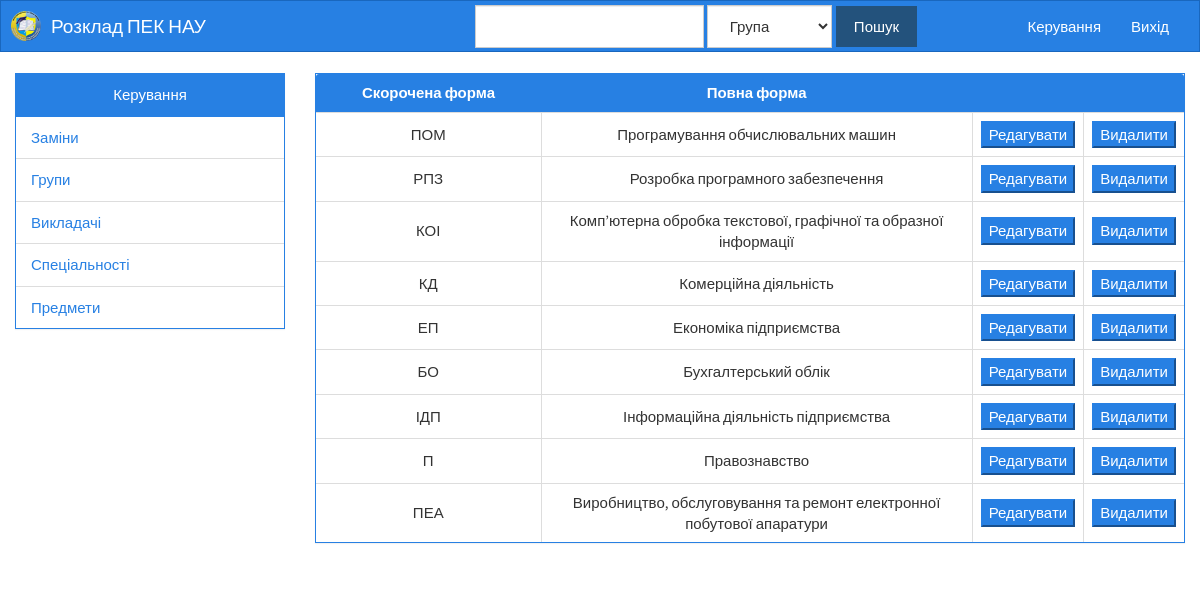
The page /admin/specialty (signed in) on the database its author committed.
### Peknau/models.py (models this page shows, shortened)
class Specialty(db.Model):
    __tablename__ = 'specialty'
    id = db.Column(db.Integer, primary_key=True)
    short_form = db.Column(db.Unicode, nullable=False)
    long_form = db.Column(db.Unicode, nullable=False)
    group = db.relationship('Group', backref='specialty')
    @staticmethod
    def get_all_specialty():
        return Specialty.query.all()

### Peknau/views.py (the view)
@app.route('/admin/specialty', methods=['POST', 'GET', 'DELETE'])
@login_required
def admin_specialty():
    if request.method == 'GET':
        return render_template('specialty.html', all=Specialty.get_all_specialty())
    elif request.method == 'DELETE':
        id = request.form['id']
        Specialty.delete(id)
        return u'Спеціальність успішно видалено!'
    return 'Помилка'

### Peknau/forms.py
class SearchForm(Form):
    select = SelectField('Параметри пошуку', choices=[('group', u'Група'), ('lecturer', u'Викладач'), ('subject', u'Предмет')])
    text = StringField('Текст пошуку',validators=[DataRequired()])

### Peknau/models.py (called while the page is built)
    def is_authenticated(self):
        return True

    @login_manager.user_loader
    def load_user(id):
        return User.query.get(int(id))

### Peknau/views.py (called while the page is built)
@app.before_request
def before_request():
    g.search_form = SearchForm()

### Peknau/templates/specialty.html
{% extends 'admin.html' %}
{% block container %}
    <div class="panel panel-primary">
        <table class="table table-bordered">
            <thead>
            <tr>
                <th class="text-center" style="width: 15em">Скорочена форма</th>
                <th class="text-center">Повна форма</th>
                <th></th>
                <th></th>
            </tr>
            </thead>
            <tbody>
            {% for item in all %}
                <tr>
                    <td>{{ item.short_form }}</td>
                    <td>{{ item.long_form }}</td>
                    <td><button class="btn-primary" id="specUpdate">Редагувати</button></td>
                    <td><button class="btn-primary" id="specDelete" spec_id="{{ item.id }}">Видалити</button></td>
                </tr>
            {% endfor %}
            </tbody>
        </table>
    </div>
{% endblock %}

### Peknau/static/css/main.css (style rules this page uses)
table { text-align: center; width: 100%; }
td { padding: 0.3em; }
.table thead { background-color: #2780E3; color: #ffffff; }
.table thead th { text-align: center; border: none !important; }
.table tbody tr td { vertical-align: middle; }

### rows shown on the page
Specialty: short_form "ПОМ", long_form "Програмування обчислювальних машин"
Specialty: short_form "РПЗ", long_form "Розробка програмного забезпечення"
Specialty: short_form "КОІ", long_form "Комп’ютерна обробка текстової, графічної та образної інформації"
Specialty: short_form "КД", long_form "Комерційна діяльність"
Specialty: short_form "ЕП", long_form "Економіка підприємства"
Specialty: short_form "БО", long_form "Бухгалтерський облік"
Specialty: short_form "ІДП", long_form "Інформаційна діяльність підприємства"
Specialty: short_form "П", long_form "Правознавство"
Specialty: short_form "ПЕА", long_form "Виробництво, обслуговування та ремонт електронної побутової апаратури"
